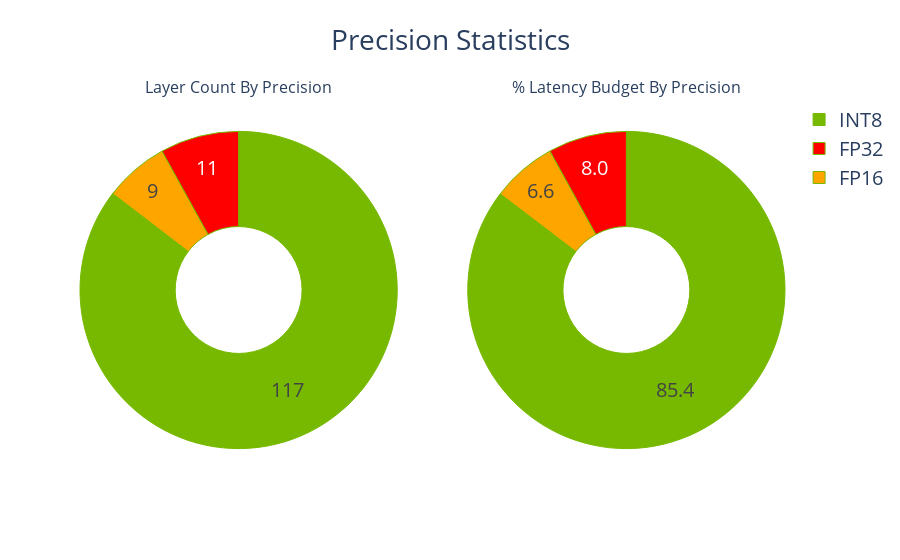

Source (notebook cell):
### Markdown cell above
### 3.1. Layers Precision

### Code cell
charts = []
layer_precisions = trex.group_count(plan.df, 'precision')
charts.append((layer_precisions, 'Layer Count By Precision', 'count', 'precision'))

layers_time_pct_by_precision = trex.group_sum_attr(plan.df, grouping_attr='precision', reduced_attr='latency.pct_time')
display(layers_time_pct_by_precision)

charts.append((layers_time_pct_by_precision, '% Latency Budget By Precision', 'latency.pct_time', 'precision'))
trex.plotting.plotly_pie2("Precision Statistics", charts, colormap=trex.colors.precision_colormap);

### Figure 1 — Plotly figure (JSON) as saved in the notebook; plotly's stock layout.template omitted (floating-point values rounded to 4 significant figures)
{"data": [{"domain": {"x": [0, 0.45], "y": [0, 1]}, "hole": 0.4, "hoverinfo": "label+percent", "labels": ["FP16", "FP32", "INT8"], "marker": {"colors": ["orange", "red", "#76b900"], "line": {"color": "#76b900", "width": 1}}, "name": "Layer Count By Precision", "textfont": {"size": 20}, "textinfo": "value", "textposition": "inside", "texttemplate": "%{value}", "type": "pie", "values": [9, 11, 117]}, {"domain": {"x": [0.55, 1], "y": [0, 1]}, "hole": 0.4, "hoverinfo": "label+percent", "labels": ["FP16", "FP32", "INT8"], "marker": {"colors": ["orange", "red", "#76b900"], "line": {"color": "#76b900", "width": 1}}, "name": "% Latency Budget By Precision", "textfont": {"size": 20}, "textinfo": "value", "textposition": "inside", "texttemplate": "%{value:.1f}", "type": "pie", "values": [6.624, 8.014, 85.36]}], "layout": {"annotations": [{"font": {"size": 16}, "showarrow": false, "text": "Layer Count By Precision", "x": 0.225, "xanchor": "center", "xref": "paper", "y": 1, "yanchor": "bottom", "yref": "paper"}, {"font": {"size": 16}, "showarrow": false, "text": "% Latency Budget By Precision", "x": 0.775, "xanchor": "center", "xref": "paper", "y": 1, "yanchor": "bottom", "yref": "paper"}], "font": {"size": 20}, "title": {"text": "Precision Statistics", "x": 0.5}}}
